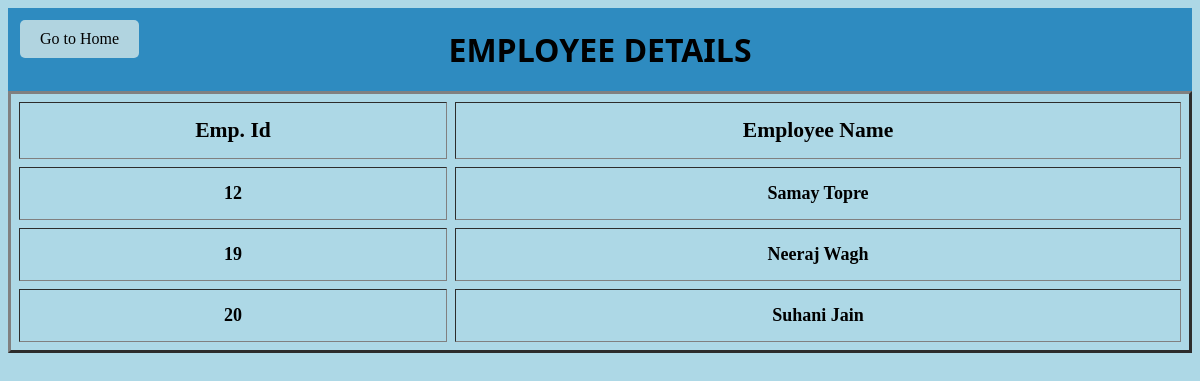
The page /viewall/ on the database as committed earlier.
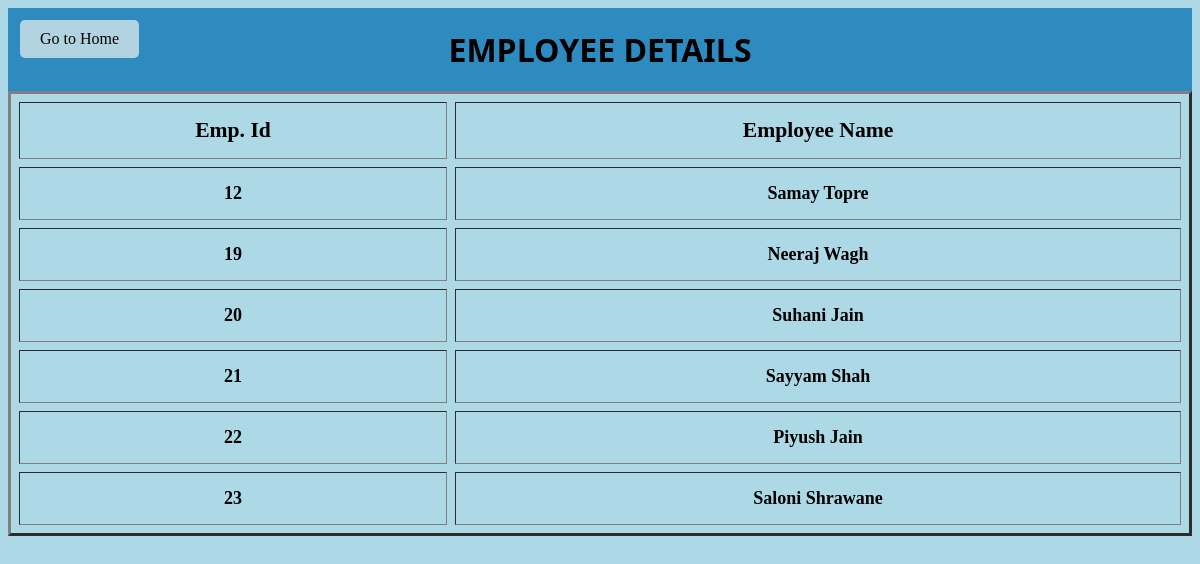
The same page on the database as committed later.
### emp_app/models.py (models this page shows)
class Employee(models.Model):
    f_name=models.CharField(max_length=100,null=False)
    l_name=models.CharField(max_length=100)
    dept=models.ForeignKey(Department,on_delete=models.CASCADE)
    salary=models.IntegerField(default=0)
    bonus=models.IntegerField(default=0)
    role=models.ForeignKey(Role,on_delete=models.CASCADE)
    phone=models.IntegerField(default=0)
    hire_date=models.DateField()

### emp_app/views.py (the view)
# urls.py: path('viewall/', views.viewall, name='viewall'),
def viewall(request):
    viewlist = Employee.objects.all()
    context = {'x': viewlist}
    return render(request, 'viewall.html', context)

### emp_app/templates/viewall.html (shortened to what this page needs)
<!DOCTYPE html>
<html lang="en">
<head>
</head>
<body style="background-color:  #ADD8E6 ">
    <div style="padding: 10px; background-color: #2E8BC0">
        <h1
            style="margin: 10px; text-align: center; color: black; font-weight: bold; font-size: xx-large; font-family: 'Segoe UI', Tahoma, Geneva, Verdana, sans-serif;">
            EMPLOYEE DETAILS</h1>
    </div>
    <a class="go-home-button" href="/">Go to Home</a>
    <table style="width: 100%; font-size: large; color: black; font-weight: bold;" class="table" align="center"
        cellpadding="15px" cellspacing="8px" border="3px">
        <thead>
            <tr>
                <th style="font-weight: bold; font-size: larger;" scope="col">Emp. Id</th>
                <th style="font-weight: bold; font-size: larger;" scope="col">Employee Name</th>
            </tr>
        </thead>
        <tbody>
            {% for i in x %}
            <tr>
                <td style="text-align: center;"><a style=" text-decoration: none; color: black;"
                        href="viewone/{{ i.id }}">{{ i.id }}</a></td>
                <td style="text-align: center;"><a style="text-decoration: none; color: black;"
                        href="viewone/{{ i.id }}">{{ i.f_name }} {{ i.l_name }}</a></td>
            </tr>
            {% endfor %}
        </tbody>
    </table>
</body>
</html>

Rows that differ between the two databases and show on the page:
added Employee: id "21", f_name "Sayyam", l_name "Shah"
added Employee: id "22", f_name "Piyush", l_name "Jain"
added Employee: id "23", f_name "Saloni", l_name "Shrawane"
